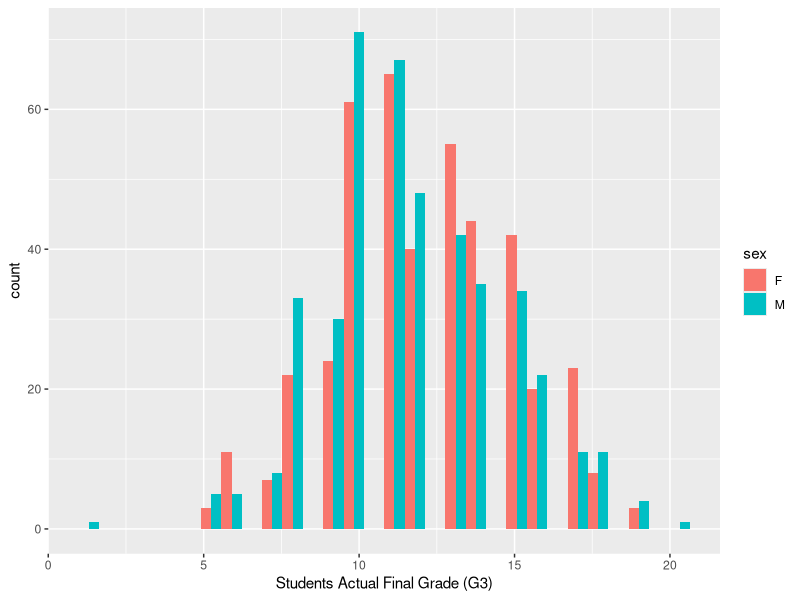
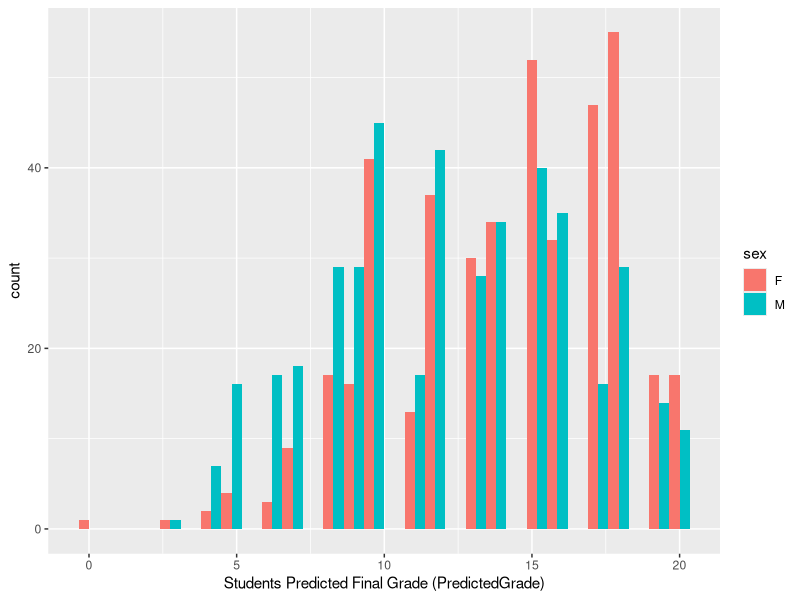

Write R code to recreate these figures, in order.
## ---- chunk 1
#| label: setup
#| warning: false

library(tidyverse)
library(dplyr)
library(ggplot2)
performance<- read_csv("_data/CompleteDataAndBiases.csv")
knitr::opts_chunk$set(echo = TRUE)
## ---- chunk 2
performance<- arrange(performance,(index)) #arrange table by index in ascending order
## ---- chunk 3
summary(performance)
## ---- chunk 4
ggplot(performance, aes(x=G3, fill=sex))+ geom_histogram(position = "dodge")+labs(x="Students Actual Final Grade (G3)")
ggplot(performance, aes(x=PredictedGrade, fill=sex))+ geom_histogram(position = "dodge")+labs(x="Students Predicted Final Grade (PredictedGrade)")
## ---- chunk 5
by_sex<-performance%>% group_by(sex)
by_sex%>% summarise(mean(studytime))
by_sex%>% summarise(mean(freetime))
by_sex%>% summarise(mean(goout))
by_sex%>% summarise(mean(absences))
by_sex%>% summarise(mean(G3))
by_sex%>% summarise(mean(PredictedGrade))
## ---- chunk 6
#create two tables for female students and male students
f_performance<-performance%>%
filter(sex=="F") 

m_performance<-performance%>%
filter(sex=="M") 

t.test(f_performance$G3)

t.test(m_performance$G3)

t.test(f_performance$PredictedGrade)

t.test(m_performance$PredictedGrade)
## ---- chunk 7
performance%>%
group_by(sex, StereotypeActivation)%>%
summarise(mean(PredictedGrade))
## ---- chunk 8
summary(lm(PredictedGrade ~ StereotypeActivation, data=f_performance))
summary(lm(PredictedGrade ~ StereotypeActivation, data=m_performance))
## ---- chunk 9
performance_fit<-lm(PredictedGrade ~ StereotypeActivation*sex, data=performance)
performance_fit
summary(performance_fit) #fit based on gender, predicted grade, and stereotype activation
